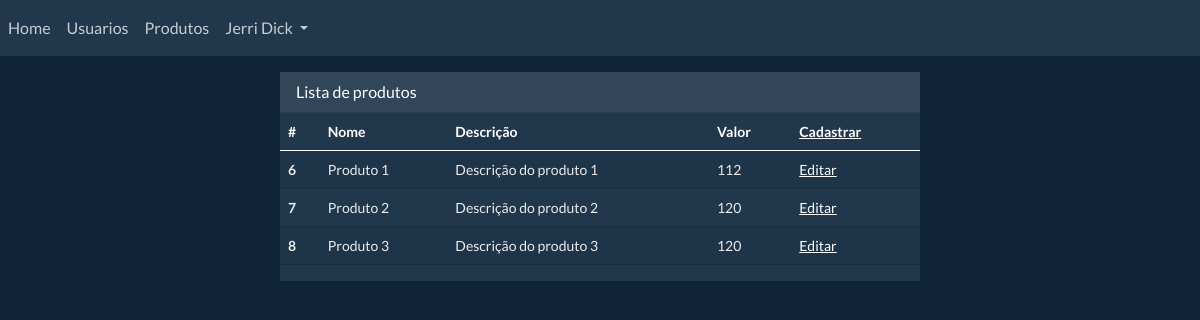
The app's page /produtos (signed in) with its own data.
### tables this page shows
CREATE TABLE `usuarios`  (
  `id` int(10) UNSIGNED NOT NULL AUTO_INCREMENT,
  `created` timestamp(0) NULL DEFAULT current_timestamp,
  `updated` timestamp(0) NULL DEFAULT current_timestamp ON UPDATE CURRENT_TIMESTAMP,
  `nome` varchar(100) NULL DEFAULT '',
  `email` varchar(255) NULL DEFAULT '',
  `admin` bit(1) NULL DEFAULT b'0',
  `passwd` varchar(100) NULL DEFAULT '',
  PRIMARY KEY (`id`) USING BTREE
);

CREATE TABLE `produtos`  (
  `id` int(10) UNSIGNED NOT NULL AUTO_INCREMENT,
  `created` timestamp(0) NULL DEFAULT current_timestamp,
  `updated` timestamp(0) NULL DEFAULT current_timestamp ON UPDATE CURRENT_TIMESTAMP,
  `nome` varchar(100) NULL DEFAULT '',
  `descricao` text NULL DEFAULT '',
  `valor` decimal(6, 0) NULL DEFAULT NULL,
  PRIMARY KEY (`id`) USING BTREE
);

### app/core/Views.php (called while the page is built, shortened)
<?php
class Views
{
	public static function Carrega(string $view, $params = [], $PageTitle = '')
	{
		$ViewStr = explode('.', $view);
		$ArqLayout = array_shift($ViewStr);
		$ArqLayout = NormalizePath(BASEDIR.'app/view/layout/'.$ArqLayout.'.php');
		require BASEDIR.'/app/views.globals.php';
		require $ArqLayout;
		die();
	}
}

### app/controller/Produtos.php (called while the page is built, shortened)
<?php
class Produtos
{
	public function Lista()
	{
		Usuario::RequerLogin();
		$Produtos = Produto::Lista();
		Views::Carrega('main.produtos.listar', ['Produtos' => $Produtos], 'Produtos');
	}
}

### app/core/Controllers.php (called while the page is built, shortened)
<?php
class Controllers
{
	private static function ExtraiElementosController($ControllerString)
	{
		if(strpos($ControllerString, '@') > 0)
		{
			$ControllerString = explode('@', $ControllerString);
			return (object)[
				'Controller'		=> 'app\\controller\\'.$ControllerString[0],
				'Method'				=> $ControllerString[1]
			];
		}
		return false;
	}
	public static function ExecutaController($controller, array $PathParams = [])
	{
		$ControllerElements = self::ExtraiElementosController($controller);
		call_user_func_array([
			new $ControllerElements->Controller,
			$ControllerElements->Method
		], array_values($PathParams));
	}
}

### app/routes.php (called while the page is built, shortened)
<?php
Routes::get('/produtos', 'Produtos@Lista');

### public/index.php (called while the page is built, shortened)
<?php
require(BASEDIR.'app/autoload.php');
require(BASEDIR.'app/routes.php');

### app/core/Session.php (called while the page is built, shortened)
<?php
class Session
{
	public static function Get($key)
	{
		return $_SESSION[$key] ?? null;
	}
}

### app/core/Db.php (called while the page is built, shortened)
<?php
class Db {
	protected $stmt;
	private $Options = 	[
									'errormode'			=> 'silent',
									'errorlogmode'		=> 'errorlog',
									'errorlogfile'		=> '',
									'logqueryerrors'	=> true,
									'logslowquery'		=> false,
									'querymaxtime'		=> 1000,
									'alowedmysqlfunctions' => ['UPPER', 'COUNT','LEAST','GREATEST','DATE','HEX','UNHEX'],
									'alowedexpressions'		=> ['ISNULL']
								];
	function __construct($Host,$DbName,$Username,$Passwd, $Opt = [], $Driver = 'mysql'){
		if(!empty($Host) && !empty($DbName) && !empty($Username))
		{
			$this->Connect($Host,$DbName,$Username,$Passwd, $Opt, $Driver);
		}
		else
			die('Precisa ser especificado Host, dbName e User');
	}
	protected function Connect($Host,$DbName,$Username,$Passwd, $Opt = [], $Driver = 'mysql')
	{
		try
		{
			$this->Connection = new PDO("$Driver:host=$Host;dbname=$DbName", $Username, $Passwd);
		}
		catch (PDOException $e)
		{
			echo $e->getMessage();
			$this->LogError($e->getMessage());
		}
		$this->Connection->query("SET NAMES 'utf8'");
	}
	private function SetErrorMode()
	{
		$ErrorModeList = [
									'silent' 	=> PDO::ERRMODE_SILENT,
									'exception' => PDO::ERRMODE_EXCEPTION
								];
		$this->Connection->setAttribute(PDO::ATTR_ERRMODE, $ErrorModeList[$this->Options['errormode']] ?? $ErrorModeList['silent']);
	}
	private function BindValues($Params)
	{
		if(empty($Params)) return false;
		foreach($Params as $key => $value)
		{
			$this->stmt->bindValue($key+1, $value);
		}
	}
	private function PrepareQuery($strQuery, $Params)
	{
		$this->stmt = $this->Connection->prepare($strQuery);
		$this->BindValues($Params);
	}
	private function InitializeQuery()
	{
		$this->Rows = 0;
	}
	private function VerificaFuncoesMysql(&$strQuery, &$Params)
	{
		if(empty($Params)) return;
		foreach($Params as $Key => $Param)
		{
			$filteredItems = array_filter($this->Options['alowedmysqlfunctions'], function($elem) use($Param){
				return strpos($Param, $elem) !== false;
		 	});
		  continue;
			$PosS = array_search($Param.'(', $this->Options['alowedmysqlfunctions']);
			var_dump([$Param, $PosS]);
		}
		return true;
	}
	public function PrepareAndExecuteQuery($strQuery, $Params)
	{
		$InitialTime = microtime(true);
		$this->VerificaFuncoesMysql($strQuery, $Params);
		$this->PrepareQuery($strQuery, $Params);
		$Res = $this->stmt->execute();
		$this->Rows = $this->stmt->rowCount();
		return $Res;
	}
	public function FetchAll($AsArray = false)
	{
		return $this->stmt->fetchAll($AsArray ? PDO::FETCH_ASSOC : PDO::FETCH_OBJ);
	}
	public function Fetch($AsArray = false)
	{
		return $this->stmt->fetch($AsArray ? PDO::FETCH_ASSOC : PDO::FETCH_OBJ);
	}
	public function SelectSql($strQuery, $ReturnType = 0, $Params = false, $DumpSql = false)
	{
		$ReturnType = $ReturnType === true ? 1 : $ReturnType;
		if(!empty($Params))
		{
			foreach($Params as $key => $value)
			{
				$Params[$key] = $value;
			}
		}
		$Response = $this->PrepareAndExecuteQuery($strQuery, $Params);
		switch($ReturnType)
		{
			case 1	: 	$this->Rows = $this->Rows > 0 ? 1 : 0;
							$Response = $this->Fetch();
							break;
			default	: $Response = $this->FetchAll();
		}
		return $Response;
	}
};

### app/model/Usuario.php (called while the page is built, shortened)
<?php
class Usuario extends Models
{
	protected $DefaultData = [
		'id'			=> null,
		'nome'		=> '',
		'email'		=> '',
		'passwd'		=> '',
		'admin'		=> false
	];
	private $UserData;
	public function __construct(int $codusuario = 0)
	{
		parent::__construct();
		$this->UserData 		= new \stdClass();
		$this->DefaultData 	= (object) $this->DefaultData;
		if($codusuario > 0)
		{
			$this->Busca($codusuario);
		}
	}
	public function Dados()
	{
		return !empty((array)$this->UserData)
					? $this->UserData
					: $this->DefaultData;
	}
	public static function Logado()
	{
		if(!Session::Get('userdata')) return false;
		else
		{
			$User = (new Usuario(Session::Get('userdata')->id));
		}
		return true;
	}
	public static function RequerLogin(bool $SomenteAdmin = true)
	{
		if(!self::Logado())
		{
			Request::Direciona('/login');
		}
		elseif($SomenteAdmin)
		{
			if(!Session::Get('userdata')->admin)
			{
				Request::Direciona('/');
			}
		}
	}
	public function Busca($busca, $params = [], $compare = 'OR')
	{
		if(is_array($busca))
		{
			$Params = [];
			$Where = [];
			foreach ($busca as $KeyBusca => $ValueBusca)
			{
				$Where[] = $KeyBusca.' = ?';
				$Params[] = $ValueBusca;
			}
			$Where = implode(' '.$compare.' ', $Where);
		}
		elseif(Base::Numeric($busca))
		{
			$Where  = 'id = ?';
			$Params = [$busca];
		}
		elseif(empty($busca) || empty($params))
		{
			Mensagens::Erro('Parâmetros de busca de usuário inválida');
		}
		$Usuario = $this->DB->SelectSql('SELECT * FROM '.self::TABLE.' WHERE '.$Where, 1, $Params);
		$Usuario = $this->PreencheDados((array)$Usuario);
		$this->UserData = $Usuario;
		return $Usuario;
	}
}

### app/core/Models.php (called while the page is built, shortened)
<?php
class Models
{
	protected function __construct()
	{
		$this->DB = new Db(DB_HOST,DB_NAME,DB_USER,DB_PASS);
	}
	protected function PreencheDados(array $Dados)
	{
		$DadosRetorno = [];
		foreach($this->DefaultData as $Coluna => $Valor)
		{
			$DadosRetorno[$Coluna] = $Dados[$Coluna] ?? $Valor;
		}
		return (object) $DadosRetorno;
	}
}

### app/views.globals.php (called while the page is built, shortened)
<?php
$UsuarioLogado = (new Usuario(Session::Get('userdata')->id??0))->Dados();

### app/core/Base.php (called while the page is built, shortened)
<?php
class Base
{
	public static function Numeric($val)
	{
		return is_numeric($val);
	}
}

### app/autoload.php (called while the page is built, shortened)
<?php
spl_autoload_register(function (string $class) {
   $path = str_replace('\\', '/', BASEDIR.$class) . '.php';
});

### app/model/Produto.php (called while the page is built, shortened)
<?php
class Produto extends Models
{
	public static function Lista(array $CustomWhere = [])
	{
		$DB = new Db(DB_HOST,DB_NAME,DB_USER,DB_PASS);
		$SqlQuery = '';
		$ParamsQuery = null;
		$Produtos = $DB->SelectSql('SELECT id, nome, descricao, valor FROM '.self::TABLE.$SqlQuery, 0, $ParamsQuery);
		return $Produtos ?: [];
	}
}

### app/view/produtos/listar.php (the view)
<div class="card container-page text-white bg-dark mx-auto" style="max-width: 40rem;">
	<div class="card-header">Lista de produtos</div>
	<div class="card-text">
		<table class="table table-striped">
			<thead class="thead-dark">
				<tr>
					<th scope="col">#</th>
					<th scope="col">Nome</th>
					<th scope="col">Descrição</th>
					<th scope="col">Valor</th>
					<th scope="col"><a href="/produto/novo">Cadastrar</a></th>
				</tr>
			</thead>
			<tbody>
				<?php foreach ($Produtos as $Produto): ?>
				<tr>
					<th scope="row"><?=$Produto->id;?></th>
					<td><?=$Produto->nome;?></td>
					<td><?=$Produto->descricao;?></td>
					<td><?=$Produto->valor;?></td>
					<td><a href="/produto/edit/<?=$Produto->id;?>">Editar</a></td>
				</tr>
				<?php endforeach; ?>
			</tbody>
		</table>
	</div>
</div>

### app/core/Routes.php (shortened to what this page needs)
<?php
class Routes
{
	private static $ParamsOnPath = [];
	private static $QueryParams = [];
	public static function PathInUriRequest($path)
	{
		$ParsedUrl 	= parse_url($_SERVER['REQUEST_URI']);
		$UrlRequest = explode('/', strtolower($ParsedUrl['path']));
		$PathItems 	= explode('/', $path);
		$PathItems 	= array_values(array_filter($PathItems));
		$UrlRequest = array_values(array_filter($UrlRequest));
		if(count($PathItems) !== count($UrlRequest))
		{
			return false;
		}
		return true;
	}
	public static function NormalizaPath($path)
	{
		if(substr($path, -1, 1) !== '/') $path .= '/';
		return $path;
	}
	private static function ExecuteRoute($path, $controllerOrCallback)
	{
		if($path !== '*')
			$path = self::NormalizaPath(strtolower($path));
		if($path === '*' || self::PathInUriRequest($path))
		{
			if(is_string($controllerOrCallback))
			{
				Controllers::ExecutaController($controllerOrCallback, self::$ParamsOnPath, self::$QueryParams);
			}
			elseif(is_callable($controllerOrCallback))
			{
				$controllerOrCallback(self::$ParamsOnPath, self::$QueryParams);
			}
			else
			{
				die('Controller ou callback inválido');
			}
		}
	}
	public static function get($path, $controllerOrCallback)
	{
		self::ExecuteRoute($path, $controllerOrCallback);
	}
}

### app/view/layout/main.php (shortened to what this page needs)
<!DOCTYPE html>
<html lang="en">
<head>
	<link rel="stylesheet" href="/css/bootstrap.min.css">
	<link rel="stylesheet" href="/css/style.css">
</head>
<body>
<?php include(__DIR__.'/navbar-guest.php') ?>
<div role="main" class="justify-content-center">
	<?php include($Conteudo) ?>
</div>
</body>
</html>

### app/view/layout/navbar-guest.php (shortened to what this page needs)
<nav class="navbar navbar-expand-lg navbar-dark bg-dark mb-3">
	<div class="collapse navbar-collapse" id="navbarNavDropdown">
		<ul class="navbar-nav">
			<li class="nav-item active">
			<a class="nav-link" href="/">Home</a>
			</li>
			<?php if($UsuarioLogado->admin): ?>
			<li class="nav-item">
				<a class="nav-link" href="/usuarios">Usuarios</a>
			</li>
			<li class="nav-item">
				<a class="nav-link" href="/produtos">Produtos</a>
			</li><?php endif; ?>
			<?php if(!empty($UsuarioLogado->id)):?>
			<li class="nav-item dropdown">
				<a class="nav-link dropdown-toggle" href="#" id="navbarDropdownMenuLink" role="button" data-toggle="dropdown" aria-haspopup="true" aria-expanded="false">
					<?=$UsuarioLogado->nome;?>
				</a>
			</li>
			<?php else: ?>
			<li class="nav-item active">
				<a class="nav-link" href="/login">Login</a>
			</li><?php endif; ?>
		</ul>
	</div>
</nav>

### public/css/style.css (style rules this page uses)
.container-page { margin-top: 1rem; border-width: 0; }
.table .thead-dark th { background-color: #20374c; }

### records on screen
usuarios: nome "Jerri Dick"
produtos: id "6", nome "Produto 1", descricao "Descrição do produto 1", valor "112"
produtos: id "7", nome "Produto 2", descricao "Descrição do produto 2", valor "120"
produtos: id "8", nome "Produto 3", descricao "Descrição do produto 3", valor "120"
